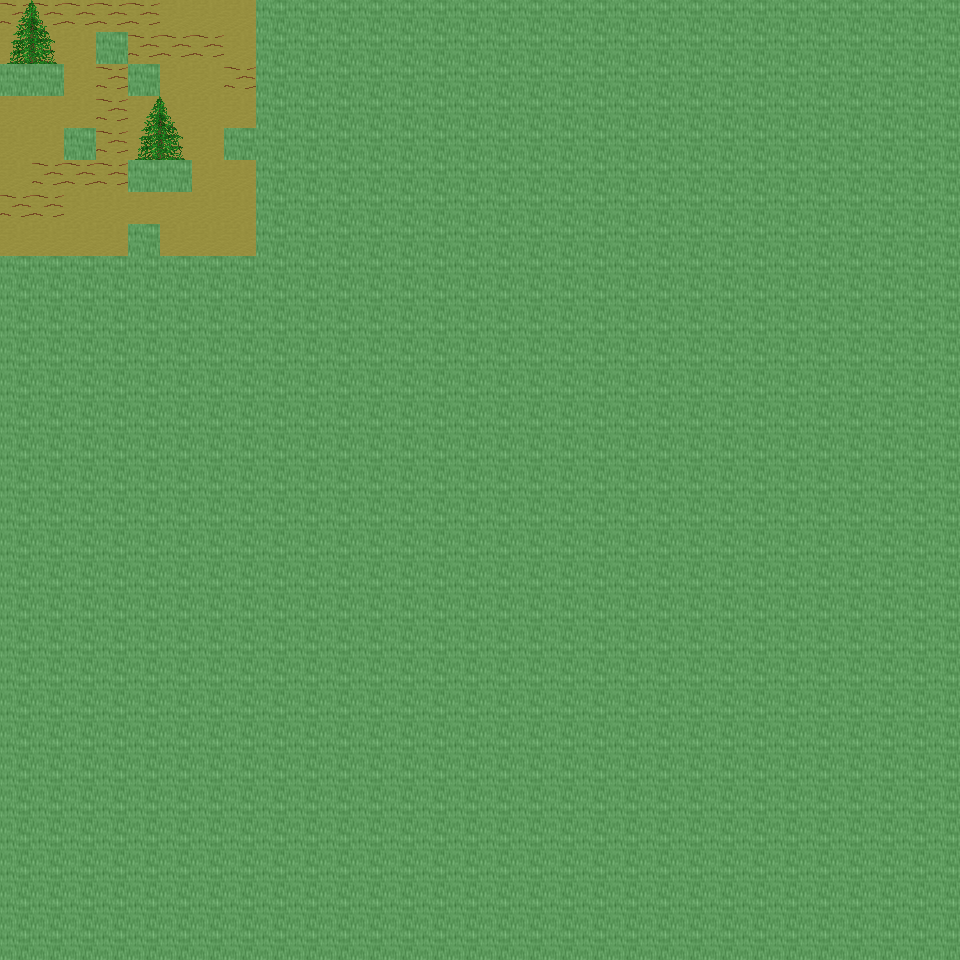

A level layout from a 2D game, rendered from its tile map. Below: a short description, then the map file with tile-grid data replaced by summaries:
An orthogonal 30x30 tile map with 32x32 px tiles, 6 tile layers (Ground, Object, Object2, Above, ...), 40 tilesets and 3 objects (3x mapchange).

<map version="1.0" orientation="orthogonal" renderorder="right-down" width="30" height="30" tilewidth="32" tileheight="32" nextobjectid="4">
  <tileset firstgid="1" name="tileset_ground_ground" tilewidth="32" tileheight="32" tilecount="33" columns="3">
    <image source="../drawable/tileset_ground_ground.png" width="96" height="352" />
  </tileset>
  <tileset firstgid="34" name="tileset_ground_ice_ice" tilewidth="32" tileheight="32" tilecount="3" columns="3">
    <image source="../drawable/tileset_ground_ice_ice.png" width="96" height="32" />
  </tileset>
  <tileset firstgid="37" name="tileset_ground_earth_edges" tilewidth="32" tileheight="32" tilecount="18" columns="6">
    <image source="../drawable/tileset_ground_earth_edges.png" width="192" height="96" />
  </tileset>
  <tileset firstgid="55" name="tileset_ground_rock_pebbles" tilewidth="32" tileheight="32" tilecount="3" columns="1">
    <image source="../drawable/tileset_ground_rock_pebbles.png" width="32" height="96" />
  </tileset>
  <tileset firstgid="58" name="tileset_item_corpse_huge_animal" tilewidth="32" tileheight="32" tilecount="16" columns="2">
    <image source="../drawable/tileset_item_corpse_huge_animal.png" width="64" height="256" />
  </tileset>
  <tileset firstgid="74" name="tileset_plant_flower_daisy_white" tilewidth="32" tileheight="32" tilecount="8" columns="2">
    <image source="../drawable/tileset_plant_flower_daisy_white.png" width="64" height="128" />
  </tileset>
  <tileset firstgid="82" name="tileset_ground_ridge_earth_dark" tilewidth="32" tileheight="32" tilecount="96" columns="12">
    <image source="../drawable/tileset_ground_ridge_earth_dark.png" width="384" height="256" />
  </tileset>
  <tileset firstgid="178" name="tileset_ground_grass_edges" tilewidth="32" tileheight="32" tilecount="36" columns="12">
    <image source="../drawable/tileset_ground_grass_edges.png" width="384" height="96" />
  </tileset>
  <tileset firstgid="214" name="tileset_ground_ridge_ice_2" tilewidth="32" tileheight="32" tilecount="42" columns="7">
    <image source="../drawable/tileset_ground_ridge_ice_2.png" width="224" height="192" />
  </tileset>
  <tileset firstgid="256" name="tileset_ground_ice_glacier" tilewidth="32" tileheight="32" tilecount="1" columns="1">
    <image source="../drawable/tileset_ground_ice_glacier.png" width="32" height="32" />
  </tileset>
  <tileset firstgid="257" name="tileset_ground_ice_edges" tilewidth="32" tileheight="32" tilecount="9" columns="3">
    <image source="../drawable/tileset_ground_ice_edges.png" width="96" height="96" />
  </tileset>
  <tileset firstgid="266" name="tileset_plant_bush_large_brown" tilewidth="32" tileheight="32" tilecount="9" columns="3">
    <image source="../drawable/tileset_plant_bush_large_brown.png" width="96" height="96" />
  </tileset>
  <tileset firstgid="275" name="tileset_ground_ridge_ice" tilewidth="32" tileheight="32" tilecount="42" columns="7">
    <image source="../drawable/tileset_ground_ridge_ice.png" width="224" height="192" />
  </tileset>
  <tileset firstgid="317" name="tileset_plant_bush_various_small" tilewidth="32" tileheight="32" tilecount="9" columns="3">
    <image source="../drawable/tileset_plant_bush_various_small.png" width="96" height="96" />
  </tileset>
  <tileset firstgid="326" name="tileset_ground_rock_rocks_2" tilewidth="32" tileheight="32" tilecount="4" columns="2">
    <image source="../drawable/tileset_ground_rock_rocks_2.png" width="64" height="64" />
  </tileset>
  <tileset firstgid="330" name="tileset_building_decoration_blue_circle" tilewidth="32" tileheight="32" tilecount="4" columns="2">
    <image source="../drawable/tileset_building_decoration_blue_circle.png" width="64" height="64" />
  </tileset>
  <tileset firstgid="334" name="tileset_item_statue_cross" tilewidth="32" tileheight="32" tilecount="1" columns="1">
    <image source="../drawable/tileset_item_statue_cross.png" width="32" height="32" />
  </tileset>
  <tileset firstgid="335" name="tileset_ground_rock_green_crystal" tilewidth="32" tileheight="32" tilecount="9" columns="3">
    <image source="../drawable/tileset_ground_rock_green_crystal.png" width="96" height="96" />
  </tileset>
  <tileset firstgid="344" name="tileset_furniture_light_iron_lamp" tilewidth="32" tileheight="32" tilecount="3" columns="1">
    <image source="../drawable/tileset_furniture_light_iron_lamp.png" width="32" height="96" />
  </tileset>
  <tileset firstgid="347" name="tileset_item_statue_metal_and_stone" tilewidth="32" tileheight="32" tilecount="6" columns="3">
    <image source="../drawable/tileset_item_statue_metal_and_stone.png" width="96" height="64" />
  </tileset>
  <tileset firstgid="353" name="tileset_ground_ladder_horizontal_pale" tilewidth="32" tileheight="32" tilecount="3" columns="1">
    <image source="../drawable/tileset_ground_ladder_horizontal_pale.png" width="32" height="96" />
  </tileset>
  <tileset firstgid="356" name="tileset_plant_bush_bushes" tilewidth="32" tileheight="32" tilecount="10" columns="5">
    <image source="../drawable/tileset_plant_bush_bushes.png" width="160" height="64" />
  </tileset>
  <tileset firstgid="366" name="tileset_item_blood_floor_stain" tilewidth="32" tileheight="32" tilecount="1" columns="1">
    <image source="../drawable/tileset_item_blood_floor_stain.png" width="32" height="32" />
  </tileset>
  <tileset firstgid="367" name="tileset_item_corpse_skull_dark" tilewidth="32" tileheight="32" tilecount="2" columns="2">
    <image source="../drawable/tileset_item_corpse_skull_dark.png" width="64" height="32" />
  </tileset>
  <tileset firstgid="369" name="tileset_furniture_light_flames" tilewidth="32" tileheight="32" tilecount="6" columns="6">
    <image source="../drawable/tileset_furniture_light_flames.png" width="192" height="32" />
  </tileset>
  <tileset firstgid="375" name="tileset_logic_collision" tilewidth="32" tileheight="32" tilecount="1" columns="1">
    <image source="../drawable/tileset_logic_collision.png" width="32" height="32" />
  </tileset>
  <tileset firstgid="376" name="tileset_plant_tree_taller_trees" tilewidth="32" tileheight="32" tilecount="32" columns="8">
    <image source="../drawable/tileset_plant_tree_taller_trees.png" width="256" height="128" />
  </tileset>
  <tileset firstgid="408" name="tileset_plant_tree_spruce" tilewidth="32" tileheight="32" tilecount="6" columns="2">
    <image source="../drawable/tileset_plant_tree_spruce.png" width="64" height="96" />
  </tileset>
  <tileset firstgid="414" name="tileset_plant_bush_bush_mult_colored" tilewidth="32" tileheight="32" tilecount="6" columns="3">
    <image source="../drawable/tileset_plant_bush_bush_mult_colored.png" width="96" height="64" />
  </tileset>
  <tileset firstgid="420" name="tileset_ground_ice_icehole" tilewidth="32" tileheight="32" tilecount="1" columns="1">
    <image source="../drawable/tileset_ground_ice_icehole.png" width="32" height="32" />
  </tileset>
  <tileset firstgid="421" name="tileset_building_wall_int_clay" tilewidth="32" tileheight="32" tilecount="100" columns="10">
    <image source="../drawable/tileset_building_wall_int_clay.png" width="320" height="320" />
  </tileset>
  <tileset firstgid="521" name="tileset_plant_tree_pine_tree" tilewidth="32" tileheight="32" tilecount="20" columns="4">
    <image source="../drawable/tileset_plant_tree_pine_tree.png" width="128" height="160" />
  </tileset>
  <tileset firstgid="541" name="tileset_plant_tree_pine_tree_1" tilewidth="32" tileheight="32" tilecount="20" columns="4">
    <image source="../drawable/tileset_plant_tree_pine_tree_1.png" width="128" height="160" />
  </tileset>
  <tileset firstgid="561" name="tileset_plant_stump_hollow_logs" tilewidth="32" tileheight="32" tilecount="6" columns="3">
    <image source="../drawable/tileset_plant_stump_hollow_logs.png" width="96" height="64" />
  </tileset>
  <tileset firstgid="567" name="tileset_plant_stump_small_stump" tilewidth="32" tileheight="32" tilecount="4" columns="2">
    <image source="../drawable/tileset_plant_stump_small_stump.png" width="64" height="64" />
  </tileset>
  <tileset firstgid="571" name="tileset_plant_stump_stump_snow1" tilewidth="32" tileheight="32" tilecount="2" columns="2">
    <image source="../drawable/tileset_plant_stump_stump_snow1.png" width="64" height="32" />
  </tileset>
  <tileset firstgid="573" name="tileset_plant_stump_stump_snow" tilewidth="32" tileheight="32" tilecount="2" columns="2">
    <image source="../drawable/tileset_plant_stump_stump_snow.png" width="64" height="32" />
  </tileset>
  <tileset firstgid="575" name="tileset_building_decoration_rocks" tilewidth="32" tileheight="32" tilecount="6" columns="3">
    <image source="../drawable/tileset_building_decoration_rocks.png" width="96" height="64" />
  </tileset>
  <tileset firstgid="581" name="tileset_ground_rock_rocks" tilewidth="32" tileheight="32" tilecount="4" columns="2">
    <image source="../drawable/tileset_ground_rock_rocks.png" width="64" height="64" />
  </tileset>
  <tileset firstgid="585" name="tileset_plant_tree_snow_on_pine" tilewidth="32" tileheight="32" tilecount="20" columns="4">
    <image source="../drawable/tileset_plant_tree_snow_on_pine.png" width="128" height="160" />
  </tileset>
  <layer name="Ground" width="30" height="30">
    <data>[900 cells, 218 non-empty, 2 distinct tile ids]</data>
  </layer>
  <layer name="Object" width="30" height="30">
    <data>[900 cells, 59 non-empty, 13 distinct tile ids]</data>
  </layer>
  <layer name="Object2" width="30" height="30">
    <data>[900 cells, 0 non-empty, 0 distinct tile ids]</data>
  </layer>
  <layer name="Above" width="30" height="30">
    <data>[900 cells, 8 non-empty, 4 distinct tile ids]</data>
  </layer>
  <layer name="Above2" width="30" height="30">
    <data>[900 cells, 0 non-empty, 0 distinct tile ids]</data>
  </layer>
  <layer name="Walkable" width="30" height="30">
    <data>[900 cells, 845 non-empty, 1 distinct tile ids]</data>
  </layer>
  <objectgroup name="MapEvents">
    <object id="1" name="north" type="mapchange" x="0" y="0" width="256" height="32">
      <properties>
        <property name="map" value="0_ados_mountain_n2_w2_x3_y3" />
        <property name="place" value="south" />
      </properties>
    </object>
    <object id="2" name="west" type="mapchange" x="0" y="0" width="32" height="64">
      <properties>
        <property name="map" value="0_ados_mountain_n2_w2_x2_y4" />
        <property name="place" value="east" />
      </properties>
    </object>
    <object id="3" name="west2" type="mapchange" x="0" y="96" width="32" height="160">
      <properties>
        <property name="map" value="0_ados_mountain_n2_w2_x2_y4" />
        <property name="place" value="east2" />
      </properties>
    </object>
  </objectgroup>
</map>
